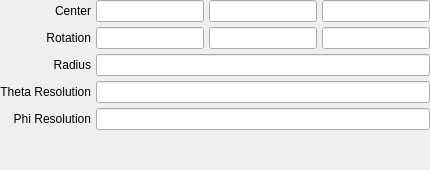
         <widget class="QWidget" name="sphere">
          <layout class="QGridLayout" name="gridLayout_3">
           <property name="margin">
            <number>0</number>
           </property>
           <property name="spacing">
            <number>5</number>
           </property>
           <item row="3" column="1">
            <widget class="QLineEdit" name="lineedit_sphere_theta_resolution"/>
           </item>
           <item row="4" column="1">
            <widget class="QLineEdit" name="lineedit_sphere_phi_resolution"/>
           </item>
           <item row="2" column="1">
            <widget class="QLineEdit" name="lineedit_sphere_radius"/>
           </item>
           <item row="0" column="0">
            <widget class="QLabel" name="label_9">
             <property name="text">
              <string>Center</string>
             </property>
             <property name="alignment">
              <set>Qt::AlignRight|Qt::AlignTrailing|Qt::AlignVCenter</set>
             </property>
            </widget>
           </item>
           <item row="3" column="0">
            <widget class="QLabel" name="label_11">
             <property name="text">
              <string>Theta Resolution</string>
             </property>
             <property name="alignment">
              <set>Qt::AlignRight|Qt::AlignTrailing|Qt::AlignVCenter</set>
             </property>
            </widget>
           </item>
           <item row="4" column="0">
            <widget class="QLabel" name="label_12">
             <property name="text">
              <string>Phi Resolution</string>
             </property>
             <property name="alignment">
              <set>Qt::AlignRight|Qt::AlignTrailing|Qt::AlignVCenter</set>
             </property>
            </widget>
           </item>
           <item row="2" column="0">
            <widget class="QLabel" name="label_10">
             <property name="text">
              <string>Radius</string>
             </property>
             <property name="alignment">
              <set>Qt::AlignRight|Qt::AlignTrailing|Qt::AlignVCenter</set>
             </property>
            </widget>
           </item>
           <item row="6" column="0">
            <spacer name="verticalSpacer_4">
             <property name="orientation">
              <enum>Qt::Vertical</enum>
             </property>
             <property name="sizeHint" stdset="0">
              <size>
               <width>20</width>
               <height>40</height>
              </size>
             </property>
            </spacer>
           </item>
           <item row="0" column="1">
            <widget class="QFrame" name="frame_10">
             <property name="frameShape">
              <enum>QFrame::NoFrame</enum>
             </property>
             <property name="frameShadow">
              <enum>QFrame::Plain</enum>
             </property>
             <layout class="QHBoxLayout" name="horizontalLayout_7">
              <property name="spacing">
               <number>5</number>
              </property>
              <property name="margin">
               <number>0</number>
              </property>
              <item>
               <widget class="QLineEdit" name="lineedit_sphere_center_x"/>
              </item>
              <item>
               <widget class="QLineEdit" name="lineedit_sphere_center_y"/>
              </item>
              <item>
               <widget class="QLineEdit" name="lineedit_sphere_center_z"/>
              </item>
             </layout>
            </widget>
           </item>
           <item row="1" column="0">
            <widget class="QLabel" name="label_51">
             <property name="text">
              <string>Rotation</string>
             </property>
             <property name="alignment">
              <set>Qt::AlignRight|Qt::AlignTrailing|Qt::AlignVCenter</set>
             </property>
            </widget>
           </item>
           <item row="1" column="1">
            <widget class="QFrame" name="frame_26">
             <property name="frameShape">
              <enum>QFrame::NoFrame</enum>
             </property>
             <property name="frameShadow">
              <enum>QFrame::Plain</enum>
             </property>
             <property name="lineWidth">
              <number>0</number>
             </property>
             <layout class="QHBoxLayout" name="horizontalLayout_21">
              <property name="spacing">
               <number>5</number>
              </property>
              <property name="margin">
               <number>0</number>
              </property>
              <item>
               <widget class="QLineEdit" name="lineedit_sphere_rotation_x"/>
              </item>
              <item>
               <widget class="QLineEdit" name="lineedit_sphere_rotation_y"/>
              </item>
              <item>
               <widget class="QLineEdit" name="lineedit_sphere_rotation_z"/>
              </item>
             </layout>
            </widget>
           </item>
          </layout>
         </widget>
